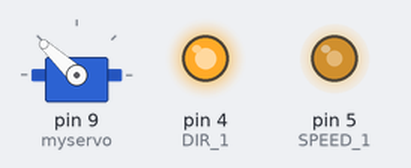
Simulated run of this sketch. Board: Arduino Uno, built with avr-gcc and run on an emulated ATmega328P. On the bench: servo, output pins drawn as LEDs (lit = HIGH).

Above: at 0.15 s.
At 1.7 s:
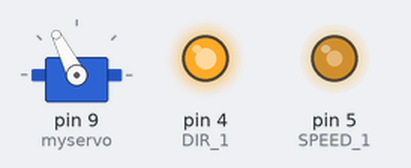
At 3.3 s:
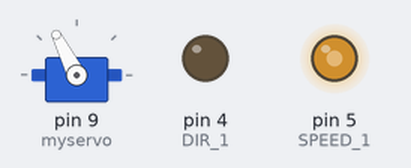
Timing chart, 0 to 3.8 s (numbered marks = the images above):
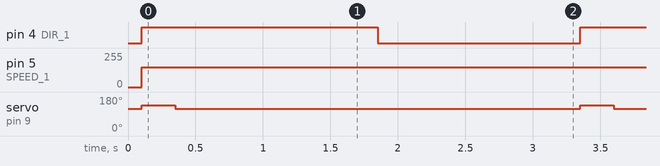

Measured:
- by itself, pin 4 (DIR_1): alternates HIGH for 1.8 s and LOW for 1.5 s
- by itself, pin 5 (SPEED_1): 0/255 → 150/255 at 0.10 s
- by itself, servo on pin 9 (myservo): alternates 137° for 0.25 s and 117° for 3.0 s

The sketch:

sketch_dec24c.ino
```cpp
#include <Servo.h>

#define SPEED_1      5
#define DIR_1        4

#define R_PIN_TRIG 4  //R
#define R_PIN_ECHO 5

#define RU_PIN_TRIG 2  //RU
#define RU_PIN_ECHO 3

#define U_PIN_TRIG 7  //U
#define U_PIN_ECHO 6

#define LU_PIN_TRIG 11  //LU
#define LU_PIN_ECHO 10

#define L_PIN_TRIG 13  //L
#define L_PIN_ECHO 12

#define D_PIN_TRIG 1  //D
#define D_PIN_ECHO 0

#define SERVO_PIN 9

unsigned int R_duration;
unsigned int RU_duration;
unsigned int U_duration;
unsigned int L_duration;
unsigned int LU_duration;
unsigned int D_duration;

unsigned int R_cm;
unsigned int RU_cm;
unsigned int U_cm;
unsigned int L_cm;
unsigned int LU_cm;
unsigned int D_cm;

unsigned int range_min = 100 ;

unsigned int range_max = 200;

unsigned int pos = 0;

unsigned int pos_const = 117;

const int NUM_READ = 30;

int side_range_max = 58;

Servo myservo;

int k = 0;

int c = 0;


int durat_R() {
  digitalWrite(R_PIN_TRIG, LOW);
  delayMicroseconds(5);
  digitalWrite(R_PIN_TRIG, HIGH);
  delayMicroseconds(10);
  digitalWrite(R_PIN_TRIG, LOW);
  R_duration = pulseIn(midArifm(R_PIN_ECHO), HIGH);
  R_cm = R_duration / 58;
  return R_cm;

}

int durat_RU() {
  digitalWrite(RU_PIN_TRIG, LOW);
  delayMicroseconds(5);
  digitalWrite(RU_PIN_TRIG, HIGH);
  delayMicroseconds(10);
  digitalWrite(RU_PIN_TRIG, LOW);
  RU_duration = pulseIn(midArifm(RU_PIN_ECHO), HIGH);
  RU_cm = RU_duration / 58;
  return RU_cm;

}

int durat_U() {
  digitalWrite(U_PIN_TRIG, LOW);
  delayMicroseconds(5);
  digitalWrite(U_PIN_TRIG, HIGH);
  delayMicroseconds(10);
  digitalWrite(U_PIN_TRIG, LOW);
  U_duration = pulseIn(midArifm(U_PIN_ECHO), HIGH);
  U_cm = U_duration / 58;
  return U_cm;

}

int durat_L() {
  digitalWrite(L_PIN_TRIG, LOW);
  delayMicroseconds(5);
  digitalWrite(L_PIN_TRIG, HIGH);
  delayMicroseconds(10);
  digitalWrite(L_PIN_TRIG, LOW);
  L_duration = pulseIn(midArifm(L_PIN_ECHO), HIGH);
  L_cm = L_duration / 58;
  return L_cm;

}

int durat_LU() {
  digitalWrite(LU_PIN_TRIG, LOW);
  delayMicroseconds(5);
  digitalWrite(LU_PIN_TRIG, HIGH);
  delayMicroseconds(10);
  digitalWrite(LU_PIN_TRIG, LOW);
  LU_duration = pulseIn(midArifm(LU_PIN_ECHO), HIGH);
  LU_cm = LU_duration / 58;
  return LU_cm;

}

int durat_D() {
  digitalWrite(D_PIN_TRIG, LOW);
  delayMicroseconds(5);
  digitalWrite(D_PIN_TRIG, HIGH);
  delayMicroseconds(10);
  digitalWrite(D_PIN_TRIG, LOW);
  D_duration = pulseIn(midArifm(D_PIN_ECHO), HIGH);
  D_cm = D_duration / 58;
  return D_cm;

}

int midArifm(int x ) {
  long sum = 0;                       // локальная переменная sum
  for (int i = 0; i < NUM_READ; i++)  // согласно количеству усреднений
    sum += x;                  // суммируем значения с любого датчика в переменную sum
  return ((float)sum / NUM_READ);
}

void servoturnleft() {
  myservo.write(137);


}

void servoturnright() {
  myservo.write(97);

}

void forward() {
  digitalWrite(DIR_1, HIGH);
  analogWrite(SPEED_1, 150);

}

void backwards() {
  digitalWrite(DIR_1, LOW);
  analogWrite(SPEED_1, 150);
}

void stop() {
  analogWrite(SPEED_1, 0);
}

void straight() {
  myservo.write(pos_const);
}


void setup() {


  Serial.begin (9600);

  pinMode(R_PIN_TRIG, OUTPUT);
  pinMode(R_PIN_ECHO, INPUT);

  pinMode(RU_PIN_TRIG, OUTPUT);
  pinMode(RU_PIN_ECHO, INPUT);

  pinMode(U_PIN_TRIG, OUTPUT);
  pinMode(U_PIN_ECHO, INPUT);

  pinMode(LU_PIN_TRIG, OUTPUT);
  pinMode(LU_PIN_ECHO, INPUT);

  pinMode(L_PIN_TRIG, OUTPUT);
  pinMode(L_PIN_ECHO, INPUT);

  pinMode(D_PIN_TRIG, OUTPUT);
  pinMode(D_PIN_ECHO, INPUT);

  myservo.attach(9);
  myservo.write(pos_const);

  delay(100);
}

void loop() {
  servoturnleft();
  forward();
  delay(250);
  stop();
  straight();
  forward();
  delay(1500);
  stop();
  backwards();
  delay(1500);
  stop();

}
```
